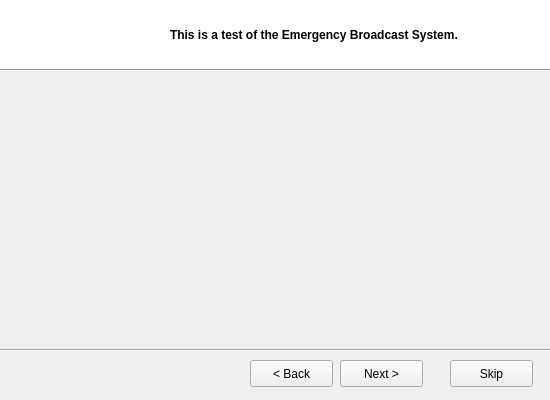
<ui version="4.0" >
 <class>DefaultPage</class>
 <widget class="QWidget" name="DefaultPage" >
  <property name="geometry" >
   <rect>
    <x>0</x>
    <y>0</y>
    <width>550</width>
    <height>400</height>
   </rect>
  </property>
  <property name="windowTitle" >
   <string/>
  </property>
  <property name="windowIcon" >
   <iconset resource="../../../data/esperanza.qrc" >:/images/esperanza.png</iconset>
  </property>
  <widget class="QLabel" name="label" >
   <property name="geometry" >
    <rect>
     <x>0</x>
     <y>0</y>
     <width>171</width>
     <height>71</height>
    </rect>
   </property>
   <property name="palette" >
    <palette>
     <active>
      <colorrole role="WindowText" >
       <brush brushstyle="SolidPattern" >
        <color alpha="255" >
         <red>0</red>
         <green>0</green>
         <blue>0</blue>
        </color>
       </brush>
      </colorrole>
      <colorrole role="Button" >
       <brush brushstyle="SolidPattern" >
        <color alpha="255" >
         <red>255</red>
         <green>255</green>
         <blue>255</blue>
        </color>
       </brush>
      </colorrole>
      <colorrole role="Light" >
       <brush brushstyle="SolidPattern" >
        <color alpha="255" >
         <red>255</red>
         <green>255</green>
         <blue>255</blue>
        </color>
       </brush>
      </colorrole>
      <colorrole role="Midlight" >
       <brush brushstyle="SolidPattern" >
        <color alpha="255" >
         <red>255</red>
         <green>255</green>
         <blue>255</blue>
        </color>
       </brush>
      </colorrole>
      <colorrole role="Dark" >
       <brush brushstyle="SolidPattern" >
        <color alpha="255" >
         <red>127</red>
         <green>127</green>
         <blue>127</blue>
        </color>
       </brush>
      </colorrole>
      <colorrole role="Mid" >
       <brush brushstyle="SolidPattern" >
        <color alpha="255" >
         <red>170</red>
         <green>170</green>
         <blue>170</blue>
        </color>
       </brush>
      </colorrole>
      <colorrole role="Text" >
       <brush brushstyle="SolidPattern" >
        <color alpha="255" >
         <red>0</red>
         <green>0</green>
         <blue>0</blue>
        </color>
       </brush>
      </colorrole>
      <colorrole role="BrightText" >
       <brush brushstyle="SolidPattern" >
        <color alpha="255" >
         <red>255</red>
         <green>255</green>
         <blue>255</blue>
        </color>
       </brush>
      </colorrole>
      <colorrole role="ButtonText" >
       <brush brushstyle="SolidPattern" >
        <color alpha="255" >
         <red>0</red>
         <green>0</green>
         <blue>0</blue>
        </color>
       </brush>
      </colorrole>
      <colorrole role="Base" >
       <brush brushstyle="SolidPattern" >
        <color alpha="255" >
         <red>255</red>
         <green>255</green>
         <blue>255</blue>
        </color>
       </brush>
      </colorrole>
      <colorrole role="Window" >
       <brush brushstyle="SolidPattern" >
        <color alpha="255" >
         <red>255</red>
         <green>255</green>
         <blue>255</blue>
        </color>
       </brush>
      </colorrole>
      <colorrole role="Shadow" >
       <brush brushstyle="SolidPattern" >
        <color alpha="255" >
         <red>0</red>
         <green>0</green>
         <blue>0</blue>
        </color>
       </brush>
      </colorrole>
      <colorrole role="AlternateBase" >
       <brush brushstyle="SolidPattern" >
        <color alpha="255" >
         <red>255</red>
         <green>255</green>
         <blue>255</blue>
        </color>
       </brush>
      </colorrole>
     </active>
     <inactive>
      <colorrole role="WindowText" >
       <brush brushstyle="SolidPattern" >
        <color alpha="255" >
         <red>0</red>
         <green>0</green>
         <blue>0</blue>
        </color>
       </brush>
      </colorrole>
      <colorrole role="Button" >
       <brush brushstyle="SolidPattern" >
        <color alpha="255" >
         <red>255</red>
         <green>255</green>
         <blue>255</blue>
        </color>
       </brush>
      </colorrole>
      <colorrole role="Light" >
       <brush brushstyle="SolidPattern" >
        <color alpha="255" >
         <red>255</red>
         <green>255</green>
         <blue>255</blue>
        </color>
       </brush>
      </colorrole>
      <colorrole role="Midlight" >
       <brush brushstyle="SolidPattern" >
        <color alpha="255" >
         <red>255</red>
         <green>255</green>
         <blue>255</blue>
        </color>
       </brush>
      </colorrole>
      <colorrole role="Dark" >
       <brush brushstyle="SolidPattern" >
        <color alpha="255" >
         <red>127</red>
         <green>127</green>
         <blue>127</blue>
        </color>
       </brush>
      </colorrole>
      <colorrole role="Mid" >
       <brush brushstyle="SolidPattern" >
        <color alpha="255" >
         <red>170</red>
         <green>170</green>
         <blue>170</blue>
        </color>
       </brush>
      </colorrole>
      <colorrole role="Text" >
       <brush brushstyle="SolidPattern" >
        <color alpha="255" >
         <red>0</red>
         <green>0</green>
         <blue>0</blue>
        </color>
       </brush>
      </colorrole>
      <colorrole role="BrightText" >
       <brush brushstyle="SolidPattern" >
        <color alpha="255" >
         <red>255</red>
         <green>255</green>
         <blue>255</blue>
        </color>
       </brush>
      </colorrole>
      <colorrole role="ButtonText" >
       <brush brushstyle="SolidPattern" >
        <color alpha="255" >
         <red>0</red>
         <green>0</green>
         <blue>0</blue>
        </color>
       </brush>
      </colorrole>
      <colorrole role="Base" >
       <brush brushstyle="SolidPattern" >
        <color alpha="255" >
         <red>255</red>
         <green>255</green>
         <blue>255</blue>
        </color>
       </brush>
      </colorrole>
      <colorrole role="Window" >
       <brush brushstyle="SolidPattern" >
        <color alpha="255" >
         <red>255</red>
         <green>255</green>
         <blue>255</blue>
        </color>
       </brush>
      </colorrole>
      <colorrole role="Shadow" >
       <brush brushstyle="SolidPattern" >
        <color alpha="255" >
         <red>0</red>
         <green>0</green>
         <blue>0</blue>
        </color>
       </brush>
      </colorrole>
      <colorrole role="AlternateBase" >
       <brush brushstyle="SolidPattern" >
        <color alpha="255" >
         <red>255</red>
         <green>255</green>
         <blue>255</blue>
        </color>
       </brush>
      </colorrole>
     </inactive>
     <disabled>
      <colorrole role="WindowText" >
       <brush brushstyle="SolidPattern" >
        <color alpha="255" >
         <red>127</red>
         <green>127</green>
         <blue>127</blue>
        </color>
       </brush>
      </colorrole>
      <colorrole role="Button" >
       <brush brushstyle="SolidPattern" >
        <color alpha="255" >
         <red>255</red>
         <green>255</green>
         <blue>255</blue>
        </color>
       </brush>
      </colorrole>
      <colorrole role="Light" >
       <brush brushstyle="SolidPattern" >
        <color alpha="255" >
         <red>255</red>
         <green>255</green>
         <blue>255</blue>
        </color>
       </brush>
      </colorrole>
      <colorrole role="Midlight" >
       <brush brushstyle="SolidPattern" >
        <color alpha="255" >
         <red>255</red>
         <green>255</green>
         <blue>255</blue>
        </color>
       </brush>
      </colorrole>
      <colorrole role="Dark" >
       <brush brushstyle="SolidPattern" >
        <color alpha="255" >
         <red>127</red>
         <green>127</green>
         <blue>127</blue>
        </color>
       </brush>
      </colorrole>
      <colorrole role="Mid" >
       <brush brushstyle="SolidPattern" >
        <color alpha="255" >
         <red>170</red>
         <green>170</green>
         <blue>170</blue>
        </color>
       </brush>
      </colorrole>
      <colorrole role="Text" >
       <brush brushstyle="SolidPattern" >
        <color alpha="255" >
         <red>127</red>
         <green>127</green>
         <blue>127</blue>
        </color>
       </brush>
      </colorrole>
      <colorrole role="BrightText" >
       <brush brushstyle="SolidPattern" >
        <color alpha="255" >
         <red>255</red>
         <green>255</green>
         <blue>255</blue>
        </color>
       </brush>
      </colorrole>
      <colorrole role="ButtonText" >
       <brush brushstyle="SolidPattern" >
        <color alpha="255" >
         <red>127</red>
         <green>127</green>
         <blue>127</blue>
        </color>
       </brush>
      </colorrole>
      <colorrole role="Base" >
       <brush brushstyle="SolidPattern" >
        <color alpha="255" >
         <red>255</red>
         <green>255</green>
         <blue>255</blue>
        </color>
       </brush>
      </colorrole>
      <colorrole role="Window" >
       <brush brushstyle="SolidPattern" >
        <color alpha="255" >
         <red>255</red>
         <green>255</green>
         <blue>255</blue>
        </color>
       </brush>
      </colorrole>
      <colorrole role="Shadow" >
       <brush brushstyle="SolidPattern" >
        <color alpha="255" >
         <red>0</red>
         <green>0</green>
         <blue>0</blue>
        </color>
       </brush>
      </colorrole>
      <colorrole role="AlternateBase" >
       <brush brushstyle="SolidPattern" >
        <color alpha="255" >
         <red>255</red>
         <green>255</green>
         <blue>255</blue>
        </color>
       </brush>
      </colorrole>
     </disabled>
    </palette>
   </property>
   <property name="autoFillBackground" >
    <bool>true</bool>
   </property>
   <property name="text" >
    <string/>
   </property>
   <property name="pixmap" >
    <pixmap resource="../../../data/esperanza.qrc" >:/images/esperanza.png</pixmap>
   </property>
  </widget>
  <widget class="QLabel" name="header" >
   <property name="geometry" >
    <rect>
     <x>170</x>
     <y>0</y>
     <width>381</width>
     <height>71</height>
    </rect>
   </property>
   <property name="palette" >
    <palette>
     <active>
      <colorrole role="WindowText" >
       <brush brushstyle="SolidPattern" >
        <color alpha="255" >
         <red>0</red>
         <green>0</green>
         <blue>0</blue>
        </color>
       </brush>
      </colorrole>
      <colorrole role="Button" >
       <brush brushstyle="SolidPattern" >
        <color alpha="255" >
         <red>255</red>
         <green>255</green>
         <blue>255</blue>
        </color>
       </brush>
      </colorrole>
      <colorrole role="Light" >
       <brush brushstyle="SolidPattern" >
        <color alpha="255" >
         <red>255</red>
         <green>255</green>
         <blue>255</blue>
        </color>
       </brush>
      </colorrole>
      <colorrole role="Midlight" >
       <brush brushstyle="SolidPattern" >
        <color alpha="255" >
         <red>255</red>
         <green>255</green>
         <blue>255</blue>
        </color>
       </brush>
      </colorrole>
      <colorrole role="Dark" >
       <brush brushstyle="SolidPattern" >
        <color alpha="255" >
         <red>127</red>
         <green>127</green>
         <blue>127</blue>
        </color>
       </brush>
      </colorrole>
      <colorrole role="Mid" >
       <brush brushstyle="SolidPattern" >
        <color alpha="255" >
         <red>170</red>
         <green>170</green>
         <blue>170</blue>
        </color>
       </brush>
      </colorrole>
      <colorrole role="Text" >
       <brush brushstyle="SolidPattern" >
        <color alpha="255" >
         <red>0</red>
         <green>0</green>
         <blue>0</blue>
        </color>
       </brush>
      </colorrole>
      <colorrole role="BrightText" >
       <brush brushstyle="SolidPattern" >
        <color alpha="255" >
         <red>255</red>
         <green>255</green>
         <blue>255</blue>
        </color>
       </brush>
      </colorrole>
      <colorrole role="ButtonText" >
       <brush brushstyle="SolidPattern" >
        <color alpha="255" >
         <red>0</red>
         <green>0</green>
         <blue>0</blue>
        </color>
       </brush>
      </colorrole>
      <colorrole role="Base" >
       <brush brushstyle="SolidPattern" >
        <color alpha="255" >
         <red>255</red>
         <green>255</green>
         <blue>255</blue>
        </color>
       </brush>
      </colorrole>
      <colorrole role="Window" >
       <brush brushstyle="SolidPattern" >
        <color alpha="255" >
         <red>255</red>
         <green>255</green>
         <blue>255</blue>
        </color>
       </brush>
      </colorrole>
      <colorrole role="Shadow" >
       <brush brushstyle="SolidPattern" >
        <color alpha="255" >
         <red>0</red>
         <green>0</green>
         <blue>0</blue>
        </color>
       </brush>
      </colorrole>
      <colorrole role="AlternateBase" >
       <brush brushstyle="SolidPattern" >
        <color alpha="255" >
         <red>255</red>
         <green>255</green>
         <blue>255</blue>
        </color>
       </brush>
      </colorrole>
     </active>
     <inactive>
      <colorrole role="WindowText" >
       <brush brushstyle="SolidPattern" >
        <color alpha="255" >
         <red>0</red>
         <green>0</green>
         <blue>0</blue>
        </color>
       </brush>
      </colorrole>
      <colorrole role="Button" >
       <brush brushstyle="SolidPattern" >
        <color alpha="255" >
         <red>255</red>
         <green>255</green>
         <blue>255</blue>
        </color>
       </brush>
      </colorrole>
      <colorrole role="Light" >
       <brush brushstyle="SolidPattern" >
        <color alpha="255" >
         <red>255</red>
         <green>255</green>
         <blue>255</blue>
        </color>
       </brush>
      </colorrole>
      <colorrole role="Midlight" >
       <brush brushstyle="SolidPattern" >
        <color alpha="255" >
         <red>255</red>
         <green>255</green>
         <blue>255</blue>
        </color>
       </brush>
      </colorrole>
      <colorrole role="Dark" >
       <brush brushstyle="SolidPattern" >
        <color alpha="255" >
         <red>127</red>
         <green>127</green>
         <blue>127</blue>
        </color>
       </brush>
      </colorrole>
      <colorrole role="Mid" >
       <brush brushstyle="SolidPattern" >
        <color alpha="255" >
         <red>170</red>
         <green>170</green>
         <blue>170</blue>
        </color>
       </brush>
      </colorrole>
      <colorrole role="Text" >
       <brush brushstyle="SolidPattern" >
        <color alpha="255" >
         <red>0</red>
         <green>0</green>
         <blue>0</blue>
        </color>
       </brush>
      </colorrole>
      <colorrole role="BrightText" >
       <brush brushstyle="SolidPattern" >
        <color alpha="255" >
         <red>255</red>
         <green>255</green>
         <blue>255</blue>
        </color>
       </brush>
      </colorrole>
      <colorrole role="ButtonText" >
       <brush brushstyle="SolidPattern" >
        <color alpha="255" >
         <red>0</red>
         <green>0</green>
         <blue>0</blue>
        </color>
       </brush>
      </colorrole>
      <colorrole role="Base" >
       <brush brushstyle="SolidPattern" >
        <color alpha="255" >
         <red>255</red>
         <green>255</green>
         <blue>255</blue>
        </color>
       </brush>
      </colorrole>
      <colorrole role="Window" >
       <brush brushstyle="SolidPattern" >
        <color alpha="255" >
         <red>255</red>
         <green>255</green>
         <blue>255</blue>
        </color>
       </brush>
      </colorrole>
      <colorrole role="Shadow" >
       <brush brushstyle="SolidPattern" >
        <color alpha="255" >
         <red>0</red>
         <green>0</green>
         <blue>0</blue>
        </color>
       </brush>
      </colorrole>
      <colorrole role="AlternateBase" >
       <brush brushstyle="SolidPattern" >
        <color alpha="255" >
         <red>255</red>
         <green>255</green>
         <blue>255</blue>
        </color>
       </brush>
      </colorrole>
     </inactive>
     <disabled>
      <colorrole role="WindowText" >
       <brush brushstyle="SolidPattern" >
        <color alpha="255" >
         <red>127</red>
         <green>127</green>
         <blue>127</blue>
        </color>
       </brush>
      </colorrole>
      <colorrole role="Button" >
       <brush brushstyle="SolidPattern" >
        <color alpha="255" >
         <red>255</red>
         <green>255</green>
         <blue>255</blue>
        </color>
       </brush>
      </colorrole>
      <colorrole role="Light" >
       <brush brushstyle="SolidPattern" >
        <color alpha="255" >
         <red>255</red>
         <green>255</green>
         <blue>255</blue>
        </color>
       </brush>
      </colorrole>
      <colorrole role="Midlight" >
       <brush brushstyle="SolidPattern" >
        <color alpha="255" >
         <red>255</red>
         <green>255</green>
         <blue>255</blue>
        </color>
       </brush>
      </colorrole>
      <colorrole role="Dark" >
       <brush brushstyle="SolidPattern" >
        <color alpha="255" >
         <red>127</red>
         <green>127</green>
         <blue>127</blue>
        </color>
       </brush>
      </colorrole>
      <colorrole role="Mid" >
       <brush brushstyle="SolidPattern" >
        <color alpha="255" >
         <red>170</red>
         <green>170</green>
         <blue>170</blue>
        </color>
       </brush>
      </colorrole>
      <colorrole role="Text" >
       <brush brushstyle="SolidPattern" >
        <color alpha="255" >
         <red>127</red>
         <green>127</green>
         <blue>127</blue>
        </color>
       </brush>
      </colorrole>
      <colorrole role="BrightText" >
       <brush brushstyle="SolidPattern" >
        <color alpha="255" >
         <red>255</red>
         <green>255</green>
         <blue>255</blue>
        </color>
       </brush>
      </colorrole>
      <colorrole role="ButtonText" >
       <brush brushstyle="SolidPattern" >
        <color alpha="255" >
         <red>127</red>
         <green>127</green>
         <blue>127</blue>
        </color>
       </brush>
      </colorrole>
      <colorrole role="Base" >
       <brush brushstyle="SolidPattern" >
        <color alpha="255" >
         <red>255</red>
         <green>255</green>
         <blue>255</blue>
        </color>
       </brush>
      </colorrole>
      <colorrole role="Window" >
       <brush brushstyle="SolidPattern" >
        <color alpha="255" >
         <red>255</red>
         <green>255</green>
         <blue>255</blue>
        </color>
       </brush>
      </colorrole>
      <colorrole role="Shadow" >
       <brush brushstyle="SolidPattern" >
        <color alpha="255" >
         <red>0</red>
         <green>0</green>
         <blue>0</blue>
        </color>
       </brush>
      </colorrole>
      <colorrole role="AlternateBase" >
       <brush brushstyle="SolidPattern" >
        <color alpha="255" >
         <red>255</red>
         <green>255</green>
         <blue>255</blue>
        </color>
       </brush>
      </colorrole>
     </disabled>
    </palette>
   </property>
   <property name="font" >
    <font>
     <pointsize>9</pointsize>
    </font>
   </property>
   <property name="autoFillBackground" >
    <bool>true</bool>
   </property>
   <property name="text" >
    <string>&lt;b>This is a test of the Emergency Broadcast System.&lt;/b></string>
   </property>
   <property name="textFormat" >
    <enum>Qt::RichText</enum>
   </property>
  </widget>
  <widget class="Line" name="line" >
   <property name="geometry" >
    <rect>
     <x>-60</x>
     <y>60</y>
     <width>651</width>
     <height>20</height>
    </rect>
   </property>
   <property name="orientation" >
    <enum>Qt::Horizontal</enum>
   </property>
  </widget>
  <widget class="QPushButton" name="pbCancel" >
   <property name="geometry" >
    <rect>
     <x>450</x>
     <y>360</y>
     <width>83</width>
     <height>27</height>
    </rect>
   </property>
   <property name="text" >
    <string>Skip</string>
   </property>
  </widget>
  <widget class="Line" name="line_2" >
   <property name="geometry" >
    <rect>
     <x>-20</x>
     <y>340</y>
     <width>681</width>
     <height>20</height>
    </rect>
   </property>
   <property name="orientation" >
    <enum>Qt::Horizontal</enum>
   </property>
  </widget>
  <widget class="QWidget" native="1" name="Content" >
   <property name="geometry" >
    <rect>
     <x>9</x>
     <y>79</y>
     <width>531</width>
     <height>271</height>
    </rect>
   </property>
  </widget>
  <widget class="QPushButton" name="pbNext" >
   <property name="geometry" >
    <rect>
     <x>340</x>
     <y>360</y>
     <width>83</width>
     <height>27</height>
    </rect>
   </property>
   <property name="text" >
    <string>Next ></string>
   </property>
  </widget>
  <widget class="QPushButton" name="pbPrevious" >
   <property name="geometry" >
    <rect>
     <x>250</x>
     <y>360</y>
     <width>83</width>
     <height>27</height>
    </rect>
   </property>
   <property name="text" >
    <string>&lt; Back</string>
   </property>
  </widget>
 </widget>
 <resources>
  <include location="../../../data/esperanza.qrc" />
 </resources>
 <connections>
  <connection>
   <sender>pbPrevious</sender>
   <signal>clicked()</signal>
   <receiver>DefaultPage</receiver>
   <slot>previousPage()</slot>
   <hints>
    <hint type="sourcelabel" >
     <x>281</x>
     <y>353</y>
    </hint>
    <hint type="destinationlabel" >
     <x>267</x>
     <y>189</y>
    </hint>
   </hints>
  </connection>
  <connection>
   <sender>pbNext</sender>
   <signal>clicked()</signal>
   <receiver>DefaultPage</receiver>
   <slot>nextPage()</slot>
   <hints>
    <hint type="sourcelabel" >
     <x>371</x>
     <y>353</y>
    </hint>
    <hint type="destinationlabel" >
     <x>267</x>
     <y>189</y>
    </hint>
   </hints>
  </connection>
  <connection>
   <sender>pbCancel</sender>
   <signal>clicked()</signal>
   <receiver>DefaultPage</receiver>
   <slot>cancel()</slot>
   <hints>
    <hint type="sourcelabel" >
     <x>481</x>
     <y>353</y>
    </hint>
    <hint type="destinationlabel" >
     <x>267</x>
     <y>189</y>
    </hint>
   </hints>
  </connection>
 </connections>
</ui>
